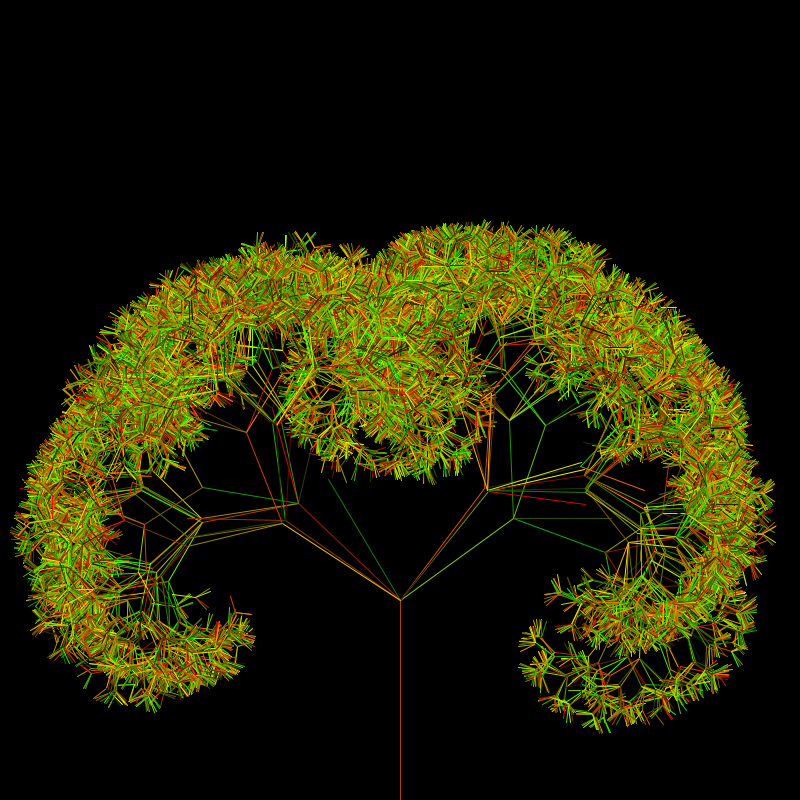
Frame 1 (no input)
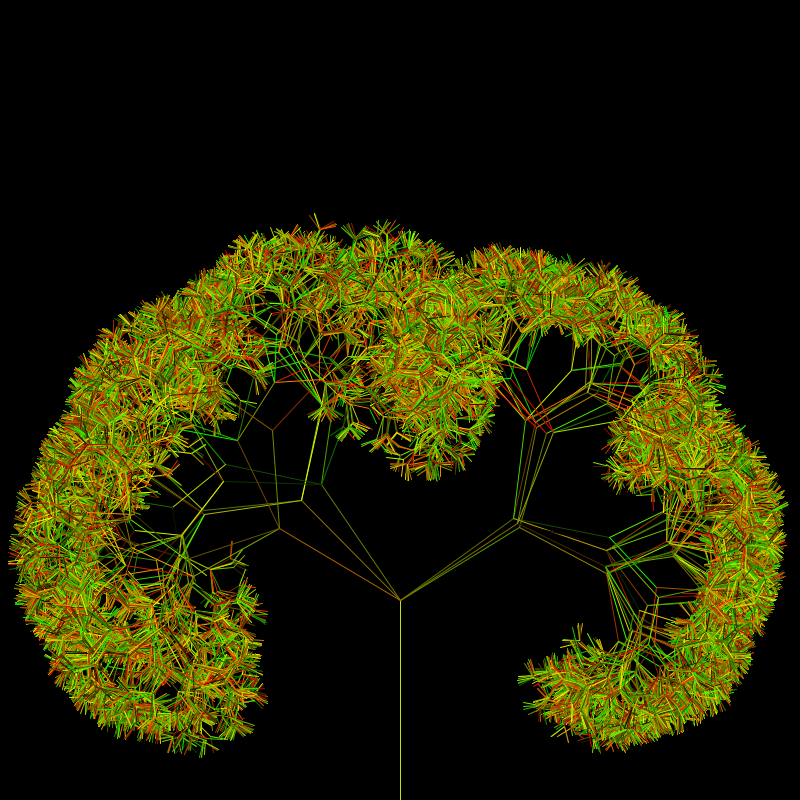
Frame 60 (the mouse pressed at the canvas centre just before this capture)
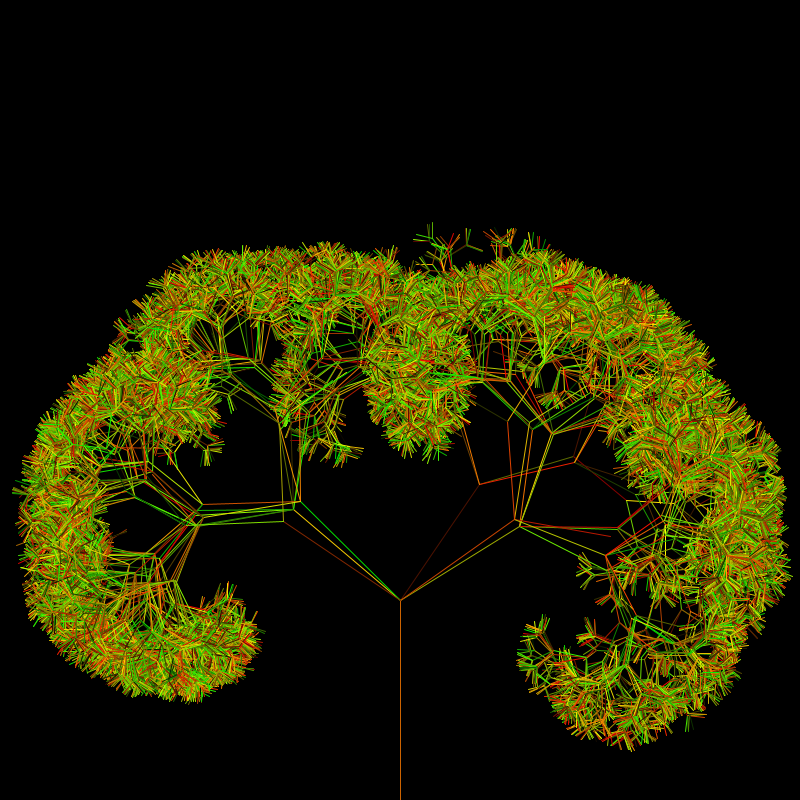
Frame 120 (the mouse held since frame 60 and released just before this capture)

The Processing sketch that drew these frames (run headless with seeded random() and noise(); from frame 60 on, the mouse is pressed at the canvas centre):

// Processing sketch: tree_leaves
// ── tree_leaves.pde
float a;

void setup() {
  size(800, 800);
}

void draw() {
  background(0);

  a = PI/6;
  //a = map(mouseX, 0, width, 0, PI/2);

  translate(width/2, height);
  stroke(255);
  branch(200, 0);
  //save("tree2.png");
  //noLoop();
}

void branch(float len, int level) {
  stroke(random(255), random(255), 0);
  line(0, 0, 0, -len);

  translate(0, -len);
  len *= 0.7;
  level++;
  if (level < 8) {
    for (int i=0; i<4; i++) {
      if (random(1)>0.5) {
        a = random(PI/6, PI/3);
        pushMatrix();
        rotate(a);
        branch(len, level);
        popMatrix();

        pushMatrix();
        rotate(-a);
        branch(len, level);
        popMatrix();
      }
    }
  }
}
